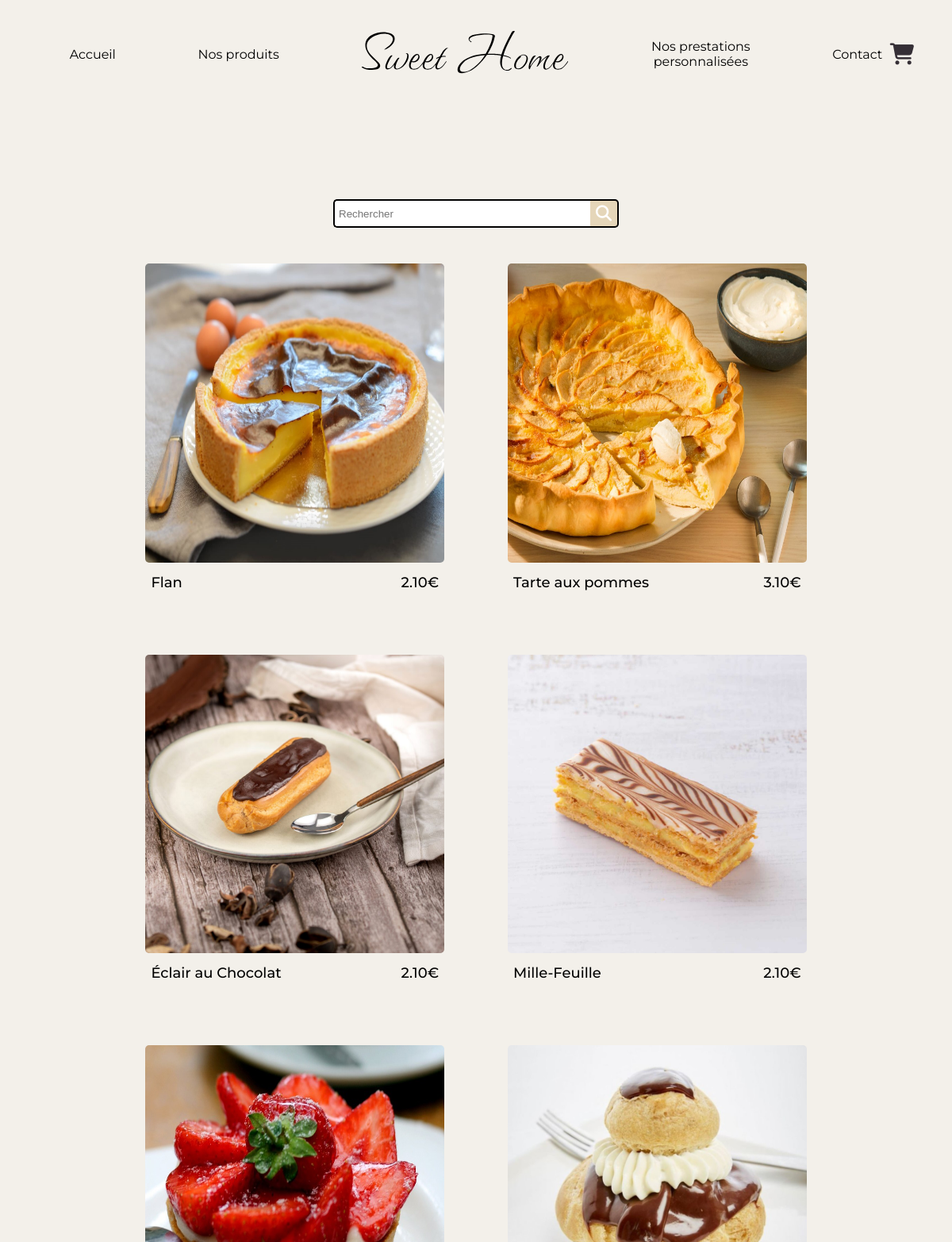
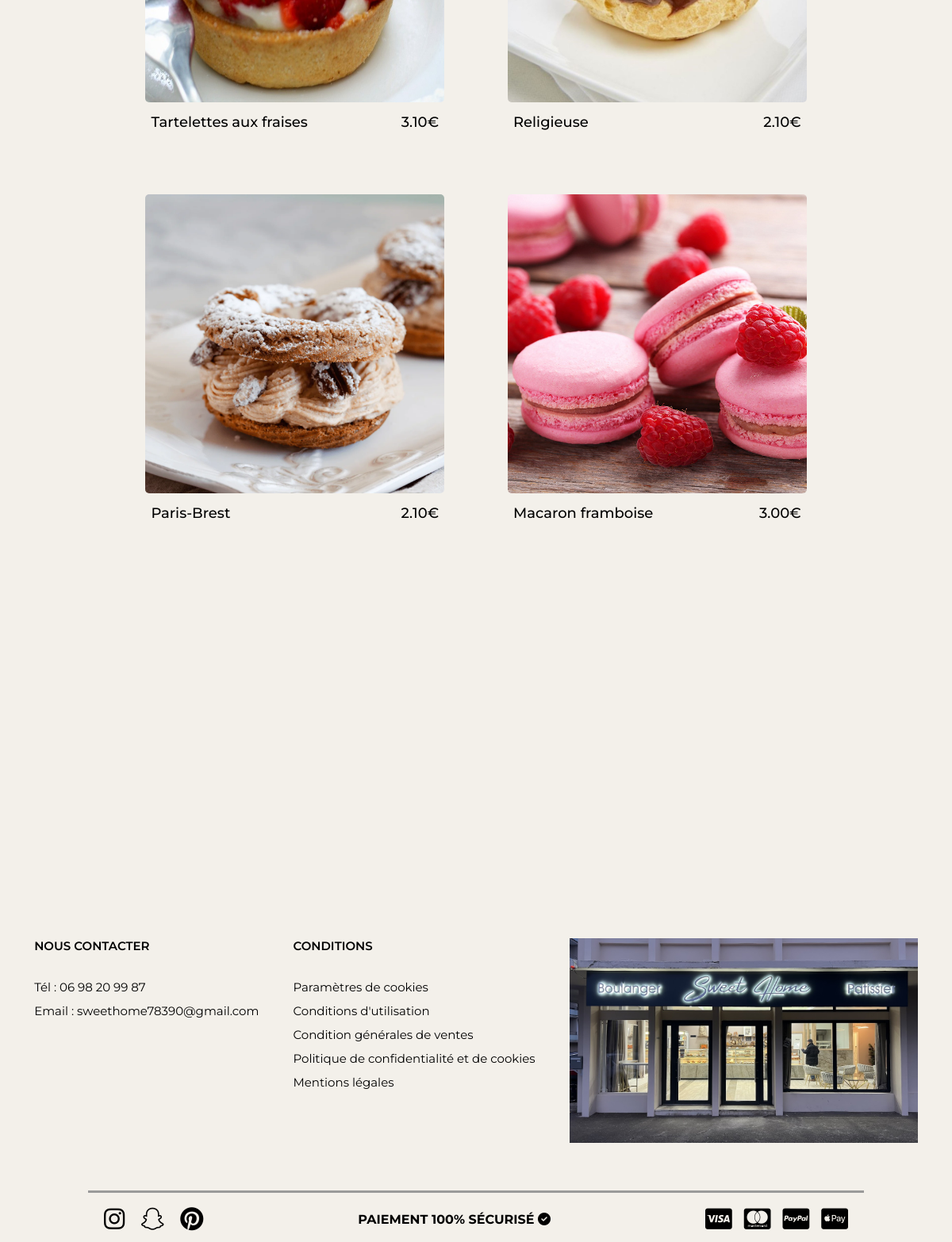
/www/?p=pastries, run on the app's committed database (2 pictures, top to bottom).
### tables this page shows
CREATE TABLE IF NOT EXISTS `feed_page_content` (
  `product_id` int UNSIGNED NOT NULL AUTO_INCREMENT,
  `product_name` varchar(255) NOT NULL,
  `price` decimal(10,2) NOT NULL,
  `product_img` varchar(255) NOT NULL,
  `product_description` varchar(800) NOT NULL,
  `feed_pages` varchar(255) NOT NULL,
  PRIMARY KEY (`product_id`)
);

### www/index.php (called while the page is built)
<?php
require_once __DIR__ . '/../src/utils/init.php';
$page = 'home';
if (isset($_GET['p'])) {
    if (in_array($_GET['p'], $existing_pages)) {
        $page = $_GET['p'];
    } else if (in_array($_GET['p'], $feed_pages)){
        $page = "feedPage";
    }
}
require_once __DIR__ . '/../src/views/partials/navbar.php';
require_once __DIR__ . '/../src/views/partials/footer.php';
require_once __DIR__ . '/../src/views/pages/'. $page .'.php';
require_once __DIR__ . '/../src/views/template.php';

### src/utils/init.php (called while the page is built, shortened)
<?php
require_once __DIR__ . '../../utils/db.php';
require_once __DIR__ . '../../class/DbManager.php';
$BDD = new DbManager($db);

### src/class/DbManager.php (called while the page is built, shortened)
<?php
class DbManager {
    private $db;
    function __construct(PDO $db) {
        $this->db = $db;
    }
    function getFeedPageContentBDD(string $product){
        $pdoStatement = $this->db->prepare('SELECT * FROM feed_page_content WHERE feed_pages = :feed_pages');
        $pdoStatement->bindParam(':feed_pages', $product);
        $pdoStatement->execute();
        return $pdoStatement->fetchAll();
    }
}

### src/views/pages/feedPage.php (the view, shortened to what this page needs)
<?php
$page = $_GET['p'];
$search = isset($_GET['search']) ? $_GET['search'] : '';
require_once __DIR__ . '/../../utils/init.php';
$feedPage = $BDD->getFeedPageContentBDD($page);
ob_start(); ?>
<body>
    <?php require_once __DIR__ . '/../partials/navbar.php'; ?>
    <form class="searchBarForm" method="get" action="">
        <div class="search_bar">
            <input type="text" name="search" class="searchTerm" placeholder="Rechercher" value="<?= htmlspecialchars($search)?>">
            <button type="submit" class="searchButton">
                <i class="fa fa-search"></i>
            </button>
        </div>
    </form>
    <div class="product-feed-all">
        <?php foreach ($feedPage as $row) { ?>
            <div class="product-feed-bloc" >
                <div class="product-feed-img" onclick="location.href='<?=PROJECT_FOLDER ?>www/?p=individualProductPage&product=<?=$row['product_id']?>'">
                    <img src="<?= PROJECT_FOLDER ?>src/images/<?php echo $row["product_img"] == "" ? "no_image.svg" : $row["product_img"] ?>" alt="" height="376.64" width="376.64">
                </div>
                <div class="product-feed-info">
                    <p><?php echo $row['product_name'] ?></p>
                    <p><?php echo $row['price'] ?>€</p>
                </div>
            </div>
        <?php } ?>
    </div>
</body>
<?php $page_content = ob_get_clean();

### src/views/partials/navbar.php (shortened to what this page needs)
<nav>
  <ul class="navbar_ul">
    <li><a href="<?= PROJECT_FOLDER ?>www/?p=home">Accueil</a></li>
    <li class="dropdown">
      <a href="javascript:void(0)" class="dropbtn">Nos produits</a>
    </li>
    <li class="logo_center"><a href="<?= PROJECT_FOLDER ?>www/?p=home"><img src="<?= PROJECT_FOLDER ?>src/images/logo_sweethome.svg" alt=""></a></li>
    <li class="dropdown">
      <a href="<?= PROJECT_FOLDER ?>www/?p=personalizedServices" class="dropbtn">Nos prestations <br> personnalisées</a>
    </li>
    <li><a href="<?= PROJECT_FOLDER ?>www/?p=contact">Contact</a></li>
    <li class="logo_shop1"><a href="<?= PROJECT_FOLDER ?>www/?p=shopCart"><i class="fa-solid fa-cart-shopping"></i></a></li>
  </ul>
</nav>
<?php
$navbar = ob_get_clean();

### src/views/partials/footer.php (shortened to what this page needs)
<footer>
    <div class="all-foot1">
        <div class="footer_part1">
            <p>NOUS CONTACTER</p>
            <ul>
                <li>Tél : 06 98 20 99 87</li>
                <li><a href="#">Email : sweethome78390@gmail.com</a></li>
            </ul>
        </div>
        <div class="footer_part2">
            <p>CONDITIONS</p>
            <ul>
                <li><a href="#">Paramètres de cookies</a></li>
                <li><a href="#">Conditions d'utilisation</a></li>
                <li><a href="#">Condition générales de ventes</a></li>
                <li><a href="#">Politique de confidentialité et de cookies</a></li>
                <li><a href="#">Mentions légales</a></li>
            </ul>
        </div>
        <div class="footer_part3">
            <img class="img_sweet_home" src="<?= PROJECT_FOLDER ?>/src/images/sweetHome.svg">
        </div>
    </div>
    <div class="all-foot2">
        <div class="second_footer">
            <div class="logo_social">
                <a href="https://www.instagram.com/">
                    <i class="fa-brands fa-instagram" style="color: black;"></i>
                </a>
                <a href="https://www.snapchat.com/fr-FR">
                    <i class="fa-brands fa-snapchat" style="color: black;"></i>
                </a>
                <a href="https://www.pinterest.fr/">
                    <i class="fa-brands fa-pinterest" style="color: black;"></i>
                </a>
            </div>
            <div class="text-mid">
                <p>PAIEMENT 100% SÉCURISÉ <i class="fa-solid fa-circle-check"></i></p>
            </div>
            <div class="logo_payment">
                <i class="fa-brands fa-cc-visa" style="color: black;"></i>
                <i class="fa-brands fa-cc-mastercard" style="color: black;"></i>
                <i class="fa-brands fa-cc-paypal" style="color: black;"></i>
                <i class="fa-brands fa-cc-apple-pay" style="color: black;"></i>
            </div>
        </div>
    </div>
</footer>
<?php
$footer = ob_get_clean();

### src/views/template.php (shortened to what this page needs)
<!DOCTYPE html>
<html lang="fr">
<head>
    <link rel="stylesheet" href="<?= PROJECT_FOLDER ?>www/css/contact.css">
    <link rel="stylesheet" href="<?= PROJECT_FOLDER ?>www/css/footer.css">
    <link rel="stylesheet" href="<?= PROJECT_FOLDER ?>www/css/navbar.css">
    <link rel="stylesheet" href="<?= PROJECT_FOLDER ?>www/css/home.css">
    <link rel="stylesheet" href="<?= PROJECT_FOLDER ?>www/css/personalizedServices.css">
    <link rel="stylesheet" href="<?= PROJECT_FOLDER ?>www/css/feedPage.css">
    <link rel="stylesheet" href="<?= PROJECT_FOLDER ?>www/css/shopCart.css">
     <link rel="stylesheet" href="<?=PROJECT_FOLDER ?>www/css/individualProductPage.css">
     <link rel="stylesheet" href="<?=PROJECT_FOLDER ?>www/css/template.css">
</head>
<body>
    <?= $navbar ?>
    <?= $page_content ?>
    <?= $footer ?>
</body>
</html>

### www/css/contact.css (style rules this page uses)
* { margin: 0; padding: 0; box-sizing: border-box; }
body { font-family: "Montserrat", sans-serif; background-color: #F3F0EA; }

### www/css/footer.css (style rules this page uses)
* { margin: 0; padding: 0; box-sizing: border-box; }
body { font-family: "Montserrat", sans-serif !important; background-color: #F3F0EA !important; }
footer { color: black; margin-top: 310px; }
.all-foot1 { display: flex; justify-content: space-evenly; padding-top: 115px; }
.all-foot1 p { font-size: 15px; font-weight: 600; }
.footer_part1, .footer_part2, .footer_part3 { display: flex; flex-direction: column; gap: 33px; }
footer ul { list-style: none; font-size: 15px; padding-left: 0 !important; }
footer li { padding-bottom: 11px; }
footer a { text-decoration: none; color: black; }
.all-foot2 { display: flex; justify-content: center; color: black; padding-top: 60px; margin-bottom: 10px; }
.second_footer { display: flex; border-top: inset; gap: 499px; padding-top: 15px; }
.logo_social { font-size: 30px; display: flex; align-items: center; gap: 20px; padding-left: 20px; }
.logo_payment { font-size: 30px; display: flex; align-items: center; gap: 15px; padding-right: 20px; }
.text-mid { display: flex; align-items: center; font-weight: bold; }
@media screen and (max-width: 1368px) { .second_footer { gap: 100px; } }
@media screen and (max-width: 1602px) { .second_footer { gap: 400px; } }
@media screen and (max-width: 1448px) { .second_footer { gap: 285px; } }
@media screen and (max-width: 1202px) { .second_footer { gap: 195px; } }

### www/css/navbar.css (style rules this page uses)
* { margin: 0; padding: 0; box-sizing: border-box; }
body { font-family: "Inria Serif", serif; font-weight: 400; font-style: normal; background-color: #F3F0EA; color: black; }
nav { padding-top: 35px; padding-bottom: 150px; }
.navbar_ul { list-style-type: none; margin: 0; padding: 0; display: flex; justify-content: space-evenly; align-items: center; width: 100%; }
.navbar_ul a { text-decoration: none; color: black; }
.dropdown a, .dropbtn { display: inline-block; color: black; text-align: center; padding: 14px 16px; text-decoration: none; }
li.dropdown { display: inline-block; }
li.logo_shop1 { display: flex; position: absolute; right: 2px; padding-right: 46px; font-size: 27px; transition: transform 0.3s ease, color 0.3s ease; }
li.logo_shop1 a i { color: #352f36; }
@media screen and (min-width: 1137px) { .navbar_ul { display: flex !important; } }
@media screen and (min-width: 1137px) { .logo_center { display: flex; } }

### www/css/home.css (style rules this page uses)
* { margin: 0; padding: 0; box-sizing: border-box; }
body { font-family: "Inria Serif", serif; font-weight: 400; font-style: normal; background-color: #F3F0EA; color: black; }

### www/css/personalizedServices.css (style rules this page uses)
* { margin: 0; padding: 0; box-sizing: border-box; }
body { font-family: "Inria Serif", serif; font-weight: 400; font-style: normal; background-color: #F3F0EA; color: black; }

### www/css/feedPage.css (style rules this page uses)
.product-feed-all { display: flex; padding-bottom: 100px; flex-direction: row; gap: 5rem; justify-content: flex-start; flex-wrap: wrap; margin-left: 13rem; }
.product-feed-info { display: flex; justify-content: space-between; padding-top: 10px; margin-left: 7px; margin-right: 7px; }
.product-feed-img { cursor: pointer; }
.product-feed-img img { object-fit: fill; border-radius: 5px; }
.product-feed-info p { font-size: 18px; font-weight: 500; }
body { background: #f2f2f2; font-family: 'Open Sans', sans-serif; }
.search_bar { width: 20%; position: relative; display: flex; left: 207px; padding-bottom: 45px; }
.searchTerm { width: 100%; border: 2px solid black; border-right: none; padding: 5px; height: 36px; border-radius: 5px 0 0 5px; outline: none; color: #9DBFAF; }
.searchButton { width: 40px; height: 36px; border: 2px solid black; border-left: none; background: #e5d6b9; text-align: center; color: #fff; border-radius: 0 5px 5px 0; cursor: pointer; font-size: 20px; }
@media only screen and (max-width: 1200px) { .search_bar { width: 30%; } }
@media only screen and (max-width: 1435px) { .search_bar { width: 20%; left: 1px; } }
@media only screen and (max-width: 1300px) { .search_bar { width: 30%; left: 0; } }
@media only screen and (max-width: 1300px) { .searchBarForm { display: flex; justify-content: center; } }
@media screen and (max-width : 1514px) { .product-feed-all { justify-content: center; margin-left: 0; } }

### www/css/shopCart.css (style rules this page uses)
* { margin: 0; padding: 0; box-sizing: border-box; }
body { font-family: "Inria Serif", serif; font-weight: 400; font-style: normal; background-color: #F3F0EA !important; color: black; }

### data on the page
feed_page_content: product_img (picture), product_name "Flan", price "2.10"
feed_page_content: product_img (picture), product_name "Tarte aux pommes", price "3.10"
feed_page_content: product_img (picture), product_name "Éclair au Chocolat", price "2.10"
feed_page_content: product_img (picture), product_name "Mille-Feuille", price "2.10"
feed_page_content: product_img (picture), product_name "Tartelettes aux fraises", price "3.10"
feed_page_content: product_img (picture), product_name "Religieuse", price "2.10"
feed_page_content: product_img (picture), product_name "Paris-Brest", price "2.10"
feed_page_content: product_img (picture), product_name "Macaron framboise", price "3.00"
